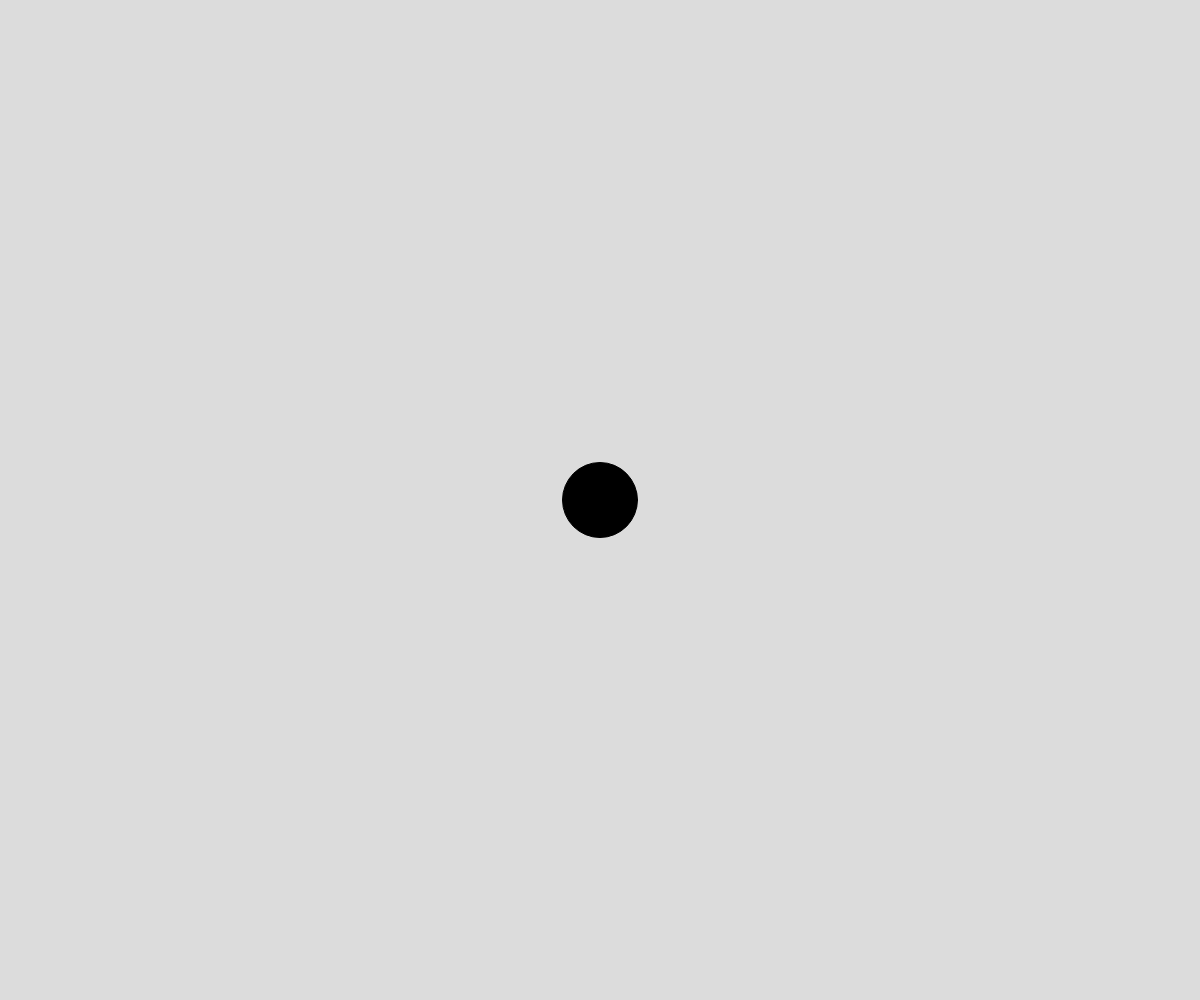
Frame 1 (no input)
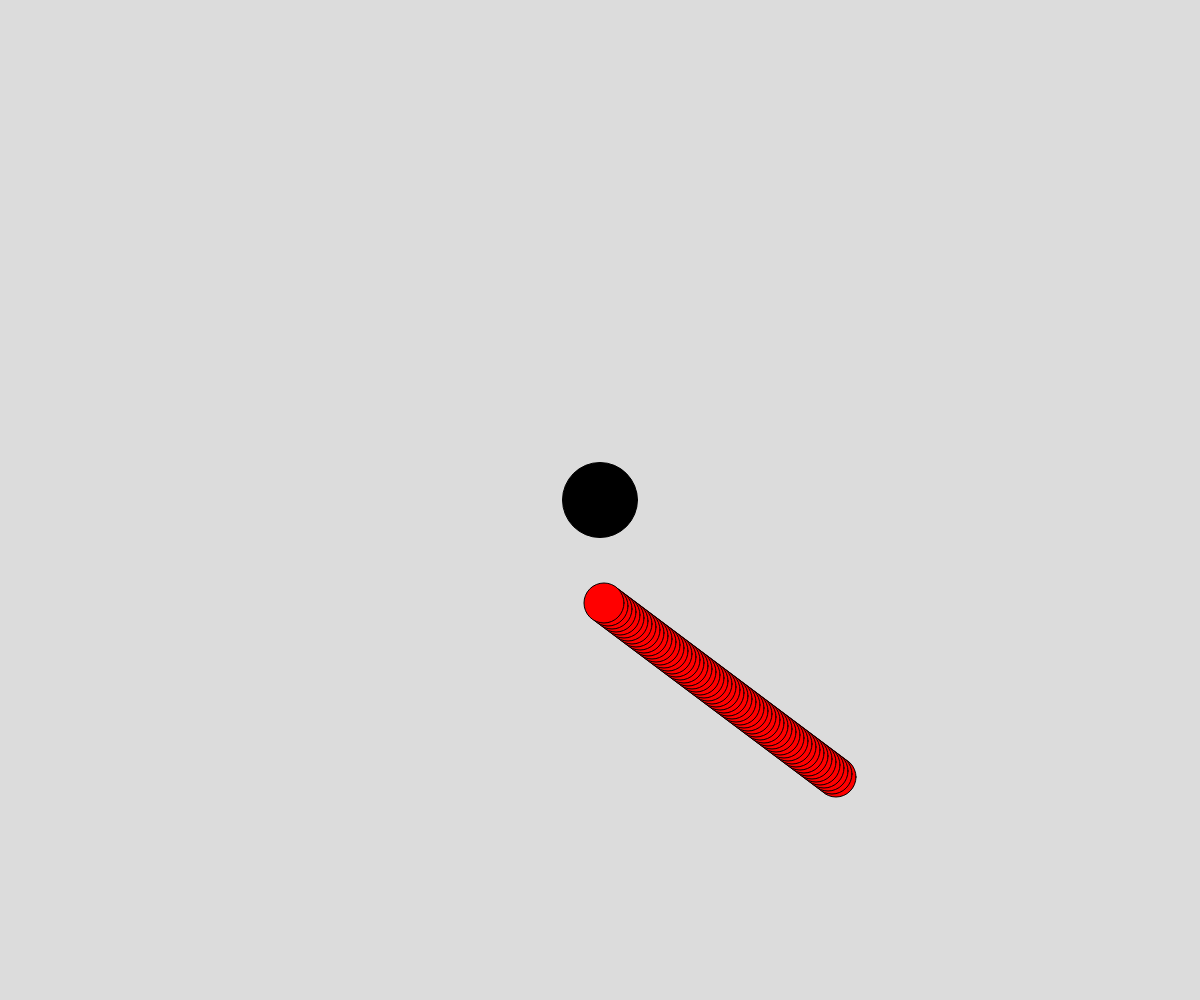
Frame 60 (no input)
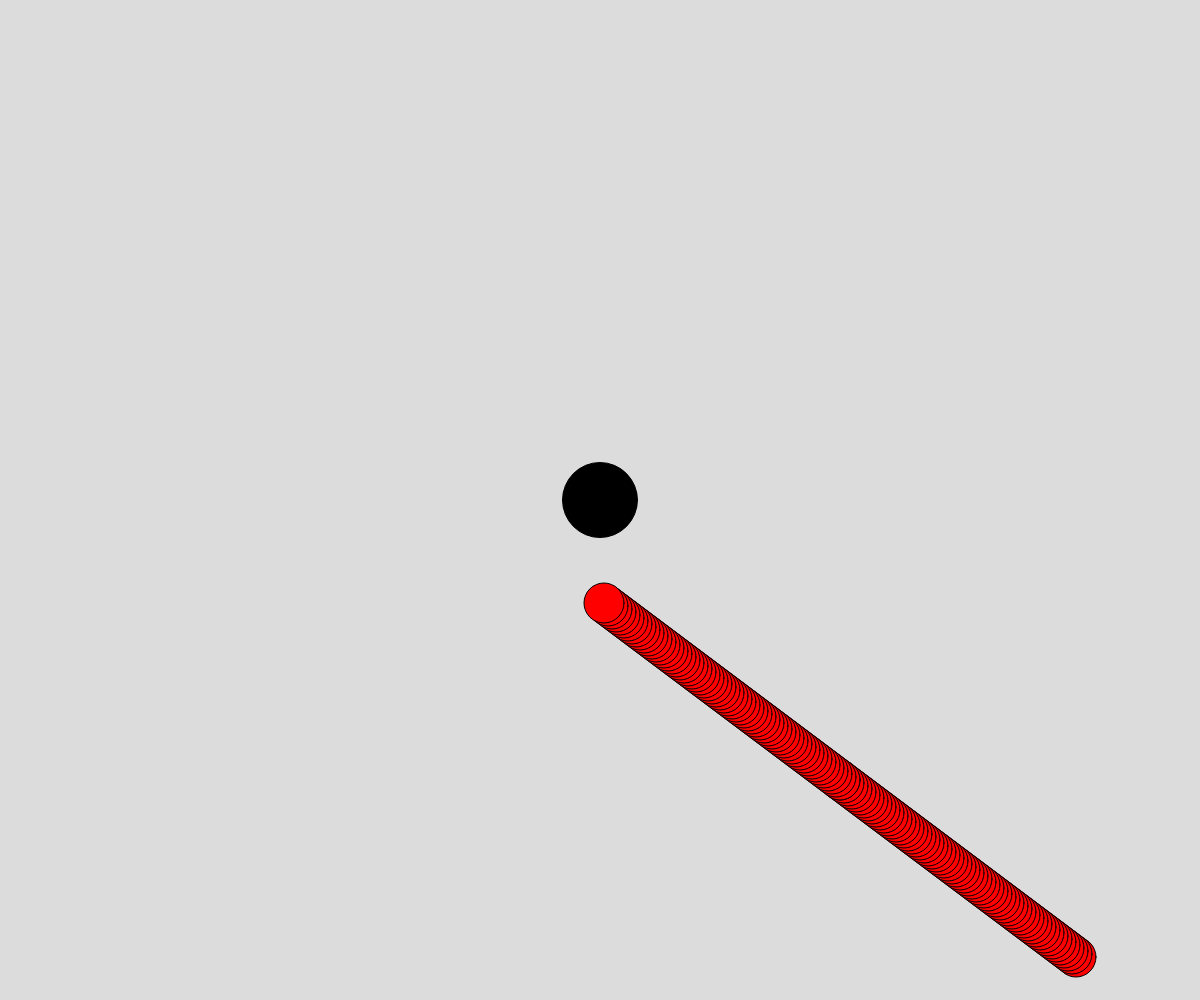
Frame 120 (the mouse pressed at the canvas centre since frame 60)

The p5.js sketch that drew these frames (run headless with seeded random() and noise() and a simulated clock; from frame 60 on, the mouse is pressed at the canvas centre):

// p5.js sketch
// ── sketch.js
// Project Title
// Your Name
// Date
//
// Extra for Experts:
// - describe what you did to take this project "above and beyond"

let bullets = [];
let playerX; 
let playerY; 

function setup() {
  createCanvas(windowWidth, windowHeight);
  playerX = width/2;
  playerY = height/2;
}

function draw() {
  background(220);
  displayPlayer();
  handleBullets();
  spawnBullets();
}

function displayPlayer() {
  fill('black');
  ellipse(playerX, playerY, 75, 75);
}

function handleBullets() {
  for (let bullet of bullets) {
    // move
    bullet.x += bullet.dx;
    bullet.y += bullet.dy;

    // display
    fill("red");
    ellipse(bullet.x, bullet.y, bullet.radius*2, bullet.radius*2);
  }
}

function spawnBullets() {

  let xDiff = mouseX - playerX;
  let yDiff = mouseY - playerY;
  let xSpeed = map(xDiff, -width/2, width/2, )

  let bullet = {
    x: playerX,
    y: playerX,
    radius: 20,
    dx: 4,
    dy: 3,
  };
  bullets.push(bullet);

}

function mousePressed() {
  spawnBullets();
}
